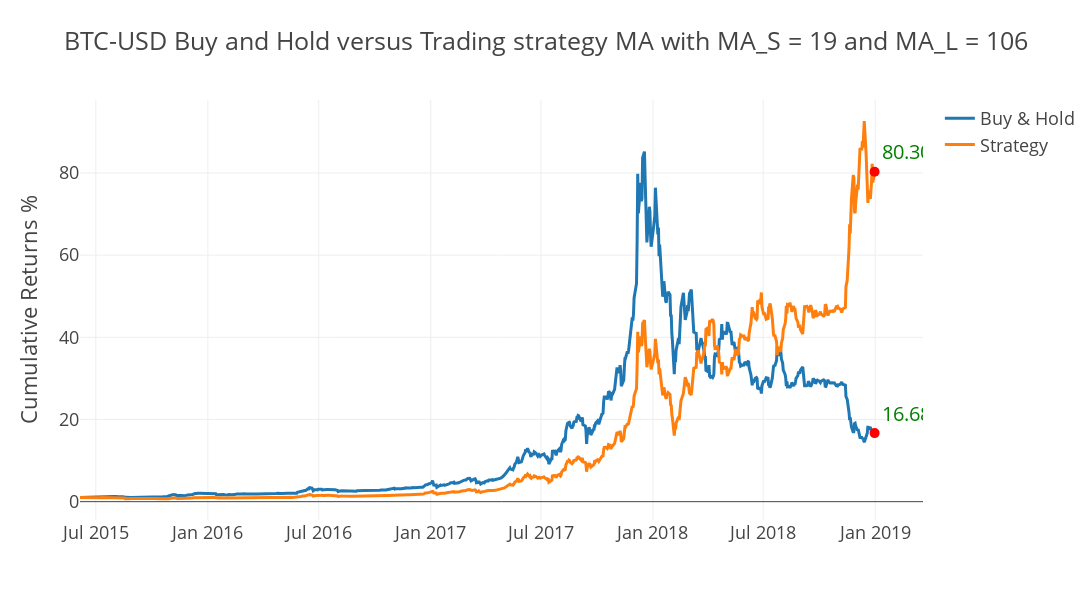

This figure's notebook cell:
### Code cell
opti_tester.plot_results()

### Figure 1 — Plotly figure (JSON) as saved in the notebook; plotly's stock layout.template omitted (floating-point values rounded to 4 significant figures; data arrays with more than 128 entries replaced by an {"elided": "..."} marker saying what was removed)
{"data": [{"name": "Buy & Hold", "type": "scatter", "x": {"elided": "900 str values"}, "y": {"elided": "900 float values"}}, {"name": "Strategy", "type": "scatter", "x": {"elided": "900 str values"}, "y": {"elided": "900 float values"}}, {"marker": {"color": "red", "size": 10}, "mode": "markers+text", "showlegend": false, "text": ["16.684351000843616"], "textfont": {"color": "green", "size": 20}, "textposition": "top right", "type": "scatter", "x": ["2018-12-31T00:00:00"], "y": [16.68]}, {"marker": {"color": "red", "size": 10}, "mode": "markers+text", "showlegend": false, "text": ["80.3083150889634"], "textfont": {"color": "green", "size": 20}, "textposition": "top right", "type": "scatter", "x": ["2018-12-31T00:00:00"], "y": [80.31]}], "layout": {"height": 600, "title": {"text": "BTC-USD Buy and Hold versus Trading strategy MA with MA_S = 19 and MA_L = 106"}, "width": 1400, "yaxis": {"title": {"text": "Cumulative Returns %"}}}}
